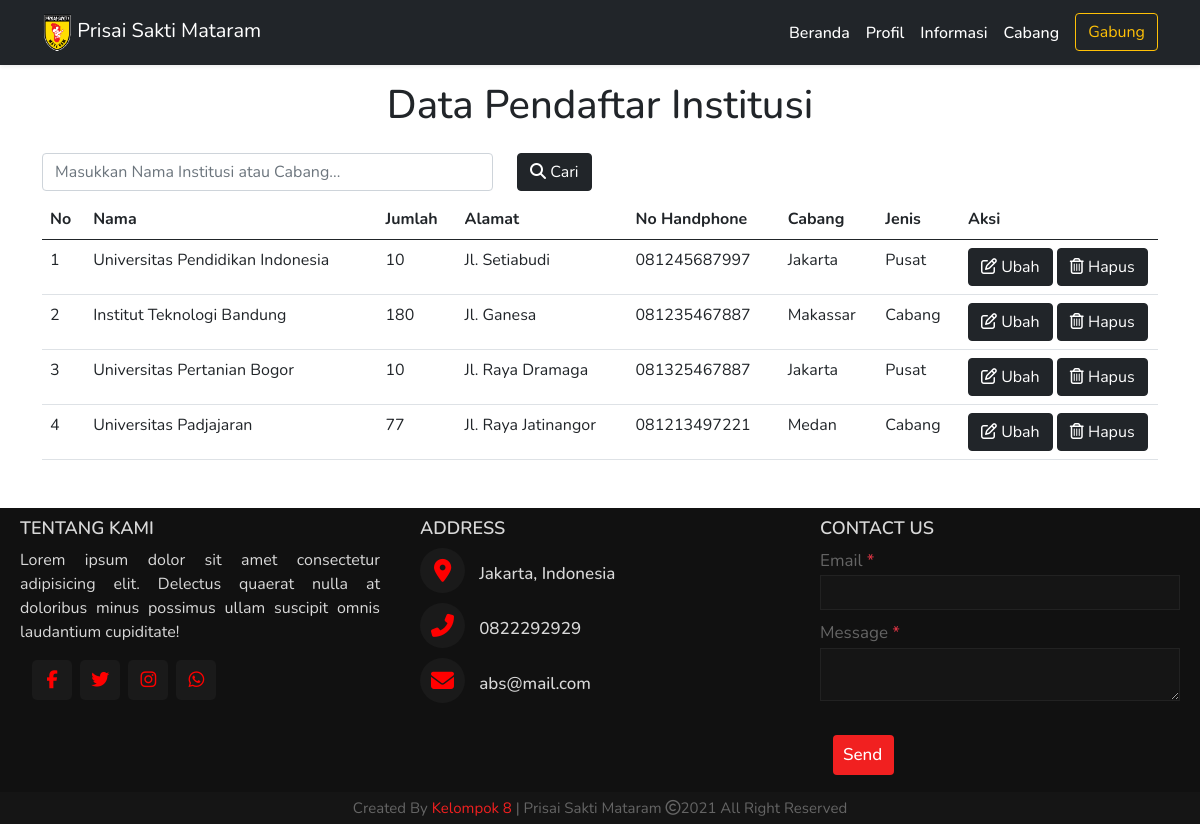
The page /data_pendaftar_institusi.php on the database as committed earlier.
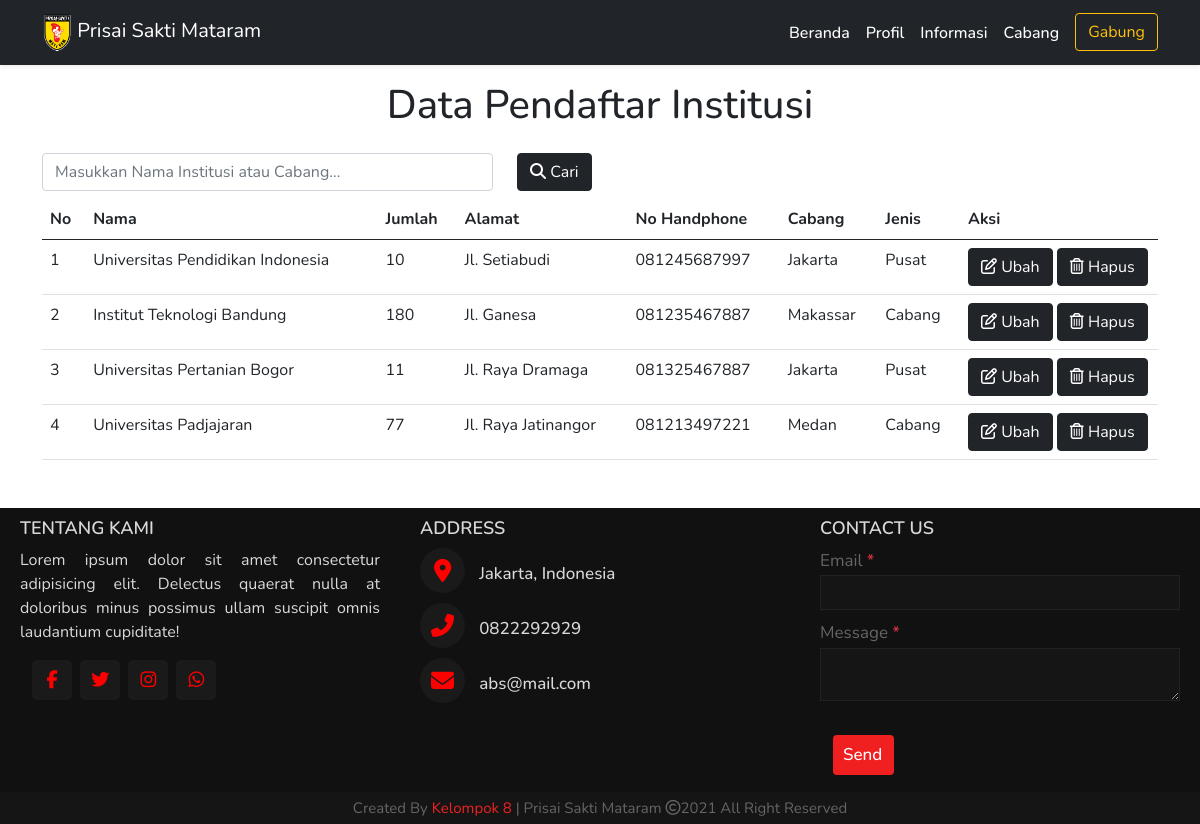
The same page on the database as committed later.
### tables this page shows
CREATE TABLE `daftar_institusi` (
  `id` int(9) NOT NULL,
  `nama` varchar(100) NOT NULL,
  `jumlah` int(9) NOT NULL,
  `alamat` varchar(100) NOT NULL,
  `no_telp` varchar(50) NOT NULL,
  `cabang` varchar(50) NOT NULL
);

### functions.php (called while the page is built, shortened)
<?php
  $namaServer = "localhost";
  $user = "root";
  $password = "";
  $database = "psm";
  $koneksi = mysqli_connect($namaServer, $user, $password, $database) or die ("Koneksi Gagal");
  function query($query) {
    global $koneksi;
    $result = mysqli_query($koneksi, $query);
    $rows = [];
    while($row = mysqli_fetch_assoc($result)) {
      $rows[] = $row;
    }
    return $rows;
  }
?>

### data_pendaftar_institusi.php (the view, shortened to what the changed rows need)
<?php
$pendaftar_institusi = query("SELECT *, jenis_cabang(cabang) as 'jenis_cabang' FROM daftar_institusi");
?>
<!DOCTYPE html>
<html lang="en">
<head>
  <link href="https://cdn.jsdelivr.net/npm/bootstrap@5.0.0-beta2/dist/css/bootstrap.min.css" rel="stylesheet" />
  <link rel="stylesheet" href="style.css" />
  <link href="https://repo.rachmat.id/jquery-ui-1.12.1/jquery-ui.css" rel="stylesheet">
</head>
<body>
  <h1 class="text-center my-3">Data Pendaftar Institusi</h1>
  <section class="container">
    <?php if (!empty($pendaftar_institusi)) : ?>
      <table class="table table-hover mb-5">
        <thead>
          <tr>
            <th scope="col">No</th>
            <th scope="col">Nama</th>
            <th scope="col">Jumlah</th>
            <th scope="col">Alamat</th>
            <th scope="col">No Handphone</th>
            <th scope="col">Cabang</th>
            <th scope="col">Jenis</th>
            <th scope="col" style="width: 198px;">Aksi</th>
          </tr>
        </thead>
        <tbody>
          <?php $nomor = 1 ?>
          <?php foreach ($pendaftar_institusi as $institusi) : ?>
            <tr>
              <td><?= $nomor ?></td>
              <td><?= $institusi['nama'] ?></td>
              <td><?= $institusi['jumlah'] ?></td>
              <td><?= $institusi['alamat'] ?></td>
              <td><?= $institusi['no_telp'] ?></td>
              <td><?= $institusi['cabang'] ?></td>
              <td><?= $institusi['jenis_cabang'] ?></td>
              <td>
                <a href="ubah_data_pendaftar_institusi.php?id=<?= $institusi['id']; ?>"><button class="btn btn-dark" type="button"><i class="far fa-edit"></i> Ubah</button></a>
                <button class="btn btn-dark" type="button" data-bs-toggle="modal" data-bs-target="#exampleModal<?= $institusi['id']; ?>"><i class="far fa-trash-alt"></i> Hapus</button>
              </td>
            </tr>
            <?php $nomor++ ?>
          <?php endforeach; ?>
        </tbody>
      </table>
    <?php else : ?>
      <div class="container my-5 py-3">
        <h4 class="text-center my-5">Data Tidak Ditemukan!</h4>
      </div>
    <?php endif; ?>
  </section>
  <footer>
    <div class="main-content">
      <div class="left box">
        <h2>Tentang Kami</h2>
      </div>
      <div class="center box">
        <h2>Address</h2>
      </div>
      <div class="right box">
        <h2>Contact us </h2>
      </div>
    </div>
  </footer>
</body>
</html>

Rows that differ between the two databases and show on the page:
changed daftar_institusi "Universitas Pertanian Bogor": jumlah "10" → "11"
